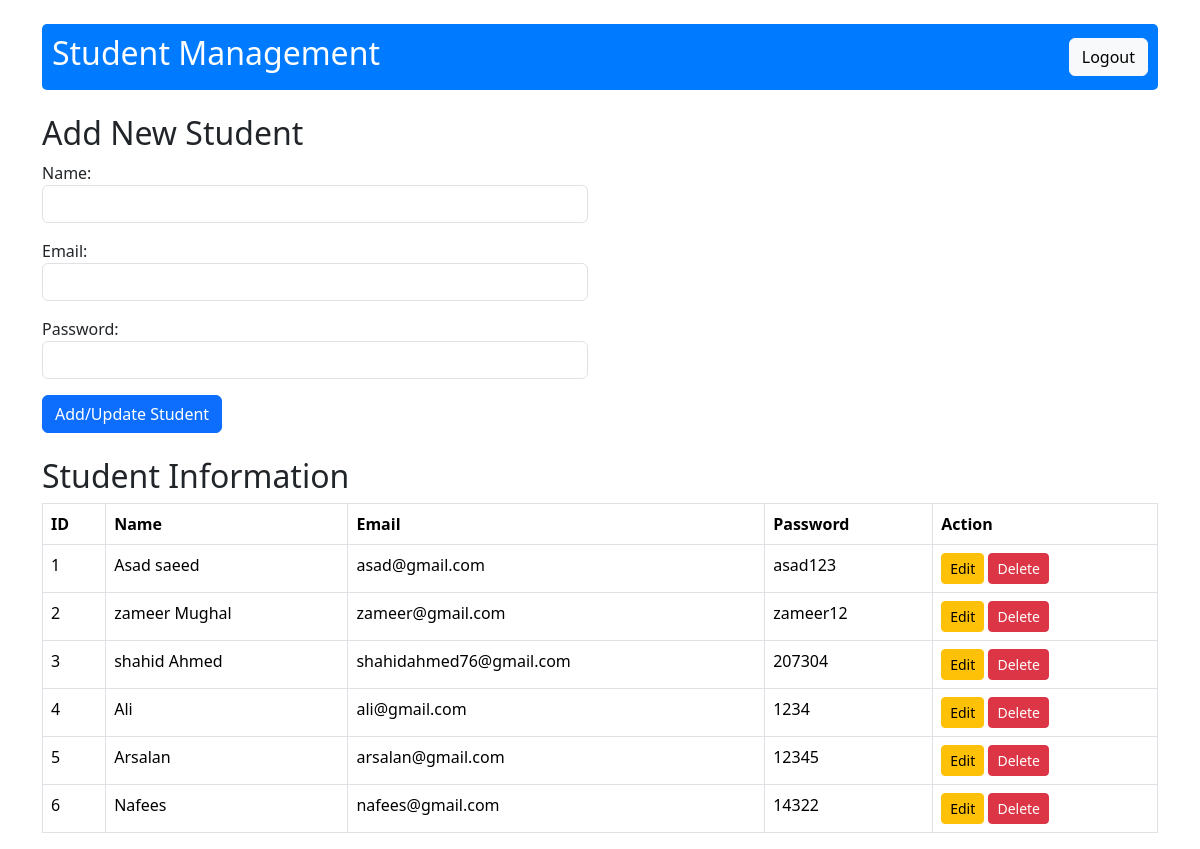
The page / on the database its author committed.
### enroll/models.py (models this page shows)
class User(models.Model):
    name = models.CharField(max_length=70)
    email = models.EmailField(max_length=100)
    password = models.CharField(max_length=100)

### enroll/views.py (the view)
# urls.py: 2. Add a URL to urlpatterns:  path('', views.home, name='home')
def home(request):
    form = StudentRegistration()  # Instantiate a blank student registration form
    stud = User.objects.all()  # Fetch all users from the User model
    return render(request, 'enroll/home.html', {'form': form, 'stu': stud})  # Render the home template with the form and user data

### enroll/form.py
class StudentRegistration(forms.ModelForm):
    class Meta:
        model = User  # Link the form to the User model
        fields = ['name', 'email', 'password']  # Specify the fields to be included in the form
        widgets = {
            'name': forms.TextInput(attrs={
                'class': 'form-control',  # Add Bootstrap class for styling
                'autocomplete': 'name',  # HTML autocomplete attribute for name
                'id': 'nameid'  # Custom ID for the name input field
            }),
            'email': forms.EmailInput(attrs={
                'class': 'form-control',  # Add Bootstrap class for styling
                'autocomplete': 'email',  # HTML autocomplete attribute for email
                'id': 'emailid'  # Custom ID for the email input field
            }),
            'password': forms.PasswordInput(attrs={
                'class': 'form-control',  # Add Bootstrap class for styling
                'autocomplete': 'new_password',  # HTML autocomplete attribute for new password
                'id': 'passwordid'  # Custom ID for the password input field
            }),
        }

### enroll/templates/enroll/home.html (shortened to what this page needs)
{% load static %}
<!DOCTYPE html>
<html lang="en">
<head>
    <link rel="stylesheet" href="{% static 'enroll/css/bootstrap.css' %}" />
</head>
<body>
    <div class="container">
        <div class="d-flex justify-content-between align-items-center my-4 header">
            <h2>Student Management</h2>
            <form method="POST" action="{% url 'logout' %}">
                <button type="submit" class="btn btn-light">Logout</button>
            </form>
        </div>
        <div class="row">
            <div class="col-md-6">
                <h2>Add New Student</h2>
                <form id="studentForm">
                    {{ form.as_p }}
                    <button type="submit" id="btnsave" class="btn btn-primary">Add/Update Student</button>
                </form>
            </div>
        </div>
        <br>
        <h2>Student Information</h2>
        <table class="table table-bordered">
            <thead>
                <tr>
                    <th>ID</th>
                    <th>Name</th>
                    <th>Email</th>
                    <th>Password</th>
                    <th>Action</th>
                </tr>
            </thead>
            <tbody id="tbody">
                {% for student in stu %}
                <tr>
                    <td>{{ student.id }}</td>
                    <td>{{ student.name }}</td>
                    <td>{{ student.email }}</td>
                    <td>{{ student.password }}</td>
                    <td>
                        <button class="btn btn-warning btn-sm btn-edit" data-sid="{{ student.id }}">Edit</button>
                        <button class="btn btn-danger btn-sm btn-del" data-sid="{{ student.id }}">Delete</button>
                    </td>
                </tr>
                {% endfor %}
            </tbody>
        </table>
    </div>
</body>
</html>

### enroll/templates/enroll/home.html (style rules this page uses)
.header { background-color: #007bff; color: white; padding: 10px; border-radius: 5px; }

### rows shown on the page
User: id "1", name "Asad saeed", email "asad@gmail.com", password "asad123"
User: id "2", name "zameer Mughal", email "zameer@gmail.com", password "zameer12"
User: id "3", name "shahid Ahmed", email "shahidahmed76@gmail.com", password "207304"
User: id "4", name "Ali", email "ali@gmail.com", password "1234"
User: id "5", name "Arsalan", email "arsalan@gmail.com", password "12345"
User: id "6", name "Nafees", email "nafees@gmail.com", password "14322"
